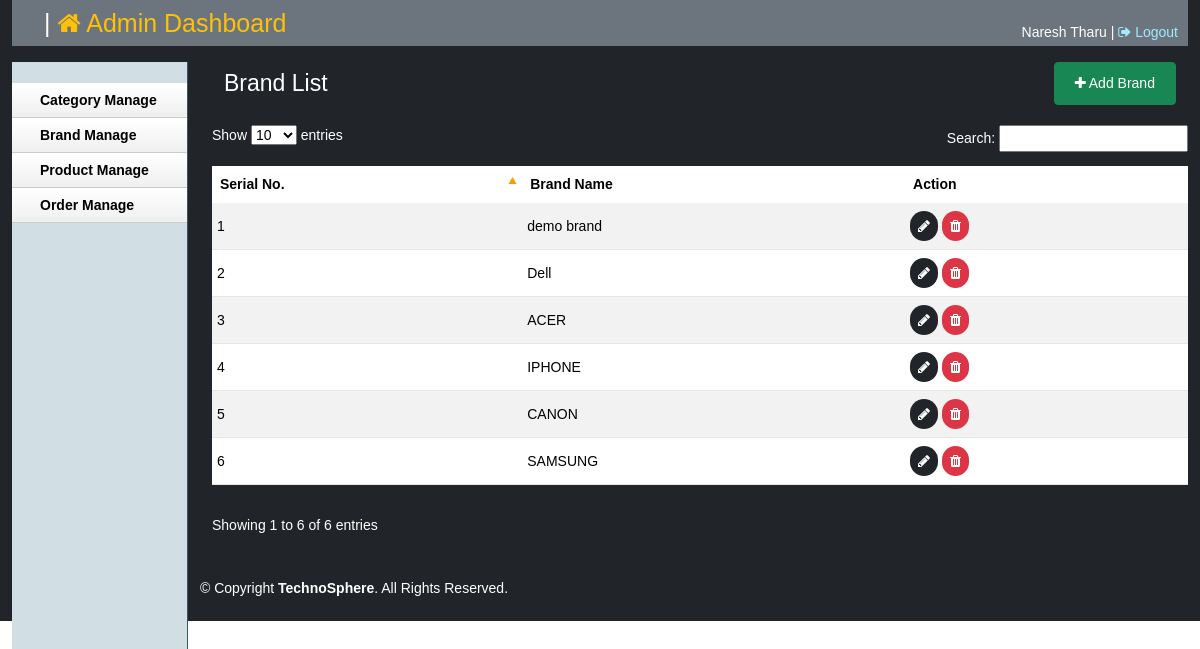
Page /admin/brandlist.php (signed in) on the committed database.
### tables this page shows
CREATE TABLE `tbl_brand` (
  `brandId` int(11) NOT NULL,
  `brandName` varchar(255) NOT NULL
);

### lib/Database.php (called while the page is built, shortened)
<?php
Class Database{
 public $host   = DB_HOST;
 public $user   = DB_USER;
 public $pass   = DB_PASS;
 public $dbname = DB_NAME;
 public $link;
private function connectDB(){
 $this->link = new mysqli($this->host, $this->user, $this->pass,
  $this->dbname);
 }
public function select($query){
  $result = $this->link->query($query) or
   die($this->link->error.__LINE__);
  if($result->num_rows > 0){
    return $result;
  } else {
    return false;
  }
 }
}

### classess/Brand.php (called while the page is built, shortened)
<?php
$filepath = realpath(dirname(__FILE__));
include_once($filepath . '/../lib/Database.php');
?>
<?php
class Brand
{
	private $db;
	public function __construct()
	{
		$this->db = new Database();
	}
	public function getAllBrand()
	{
		$query = "SELECT * FROM tbl_brand ORDER BY brandId DESC";
		$result = $this->db->select($query);
		return $result;
	}
}
?>

### admin/brandlist.php (the view, shortened to what this page needs)
<?php include 'inc/header.php'; ?>
<?php include 'inc/sidebar.php'; ?>
<?php include '../classess/Brand.php'; ?>
<?php
$brand = new Brand();
?>
<div class="grid_10">
	<div class=" text-white  first grid">
		<div class="container">
			<div class="row align-items-center justify-content-center">
				<div class="col-lg-6">
					<h2>Brand List</h2>
				</div>
				<div class="col-lg-6"><a href="brandadd.php" class="btn btn-success btn-sm float-right mt-3"><i class="fa fa-plus" aria-hidden="true"></i> Add Brand</a></div>
			</div>
		</div>
		<div class="block">
			<table class="table datatable table-striped table-responsive" id="example">
				<thead class="bg-secondary">
					<tr>
						<th>Serial No.</th>
						<th>Brand Name</th>
						<th>Action</th>
					</tr>
				</thead>
				<tbody>
					<?php
					$getBrand = $brand->getAllBrand();
					if ($getBrand) {
						$i = 0;
						while ($result = $getBrand->fetch_assoc()) {
							$i++;
					?>
							<tr class="odd gradeX">
								<td><?php echo $i; ?></td>
								<td><?php echo $result['brandName']; ?></td>
								<td><a href="brandedit.php?brandid=<?php echo $result['brandId']; ?>"><i class="fa fa-pencil p-2 bg-dark text-white rounded-pill" aria-hidden="true"></i> </a> <a onclick="return confirm('Are you sure to delete!')" href="?delbrand=<?php echo $result['brandId']; ?>"><i class="fa fa-trash p-2 bg-danger text-white rounded-pill" aria-hidden="true"></i></a></td>
							</tr>
					<?php }
					} ?>
				</tbody>
			</table>
		</div>
	</div>
</div>
<?php include 'inc/footer.php'; ?>

### admin/css/text.css (style rules this page uses)
body { font: 13px/1.5 Tahoma, Helvetica, Arial, 'Liberation Sans', FreeSans, sans-serif; }
h2 { font-size: 23px; }
p, dl, hr, h1, h2, h3, h4, h5, h6, ol, ul, pre, table, address, fieldset { margin-bottom: 20px; }

### admin/css/grid.css (style rules this page uses)
.grid_1, .grid_2, .grid_3, .grid_4, .grid_5, .grid_6, .grid_7, .grid_8, .grid_9, .grid_10, .grid_11, .grid_12, .grid_13, .grid_14, .grid_15, .grid_16 { display: inline; float: left; margin-left: 1%; margin-right: 1%; }
.container_12 .grid_10 { width: 81.333%; }

### admin/css/layout.css (style rules this page uses)
body { background: #fff none repeat scroll 0 0; color: #444; font-size: 14px; padding: 0; }
a { color: #000; font-weight:bold; text-decoration: none; }
h1, h2, h3, h4, h5, h6 { line-height:1.2em; margin-bottom:.3em; }
h2 { margin-top:1em; }
.block { padding-top:20px; }
.block { padding-bottom:1px; }
.float-right { padding:10px 20px; float:right; }
.sorting_asc { background: #000 url(../img/table/sort_asc.png) no-repeat center right; padding:8px 5px; text-align:left; color:#fff; }
.sorting { background:#000 url(../img/table/sort_both.png) no-repeat center right; padding:8px 5px; text-align:left; color:#fff; }
tr.odd { height: 30px; line-height: 30px; border-bottom:1px solid #e6e6e6; }
tr.even { height: 30px; line-height: 30px; border-bottom:1px solid #e6e6e6; }
tr.odd td, tr.even td { padding-left:5px; }

### rows in the picture
tbl_brand: brandName "demo brand"
tbl_brand: brandName "Dell"
tbl_brand: brandName "ACER"
tbl_brand: brandName "IPHONE"
tbl_brand: brandName "CANON"
tbl_brand: brandName "SAMSUNG"

### other values in the picture
Session::get('adminName') "Naresh Tharu"
